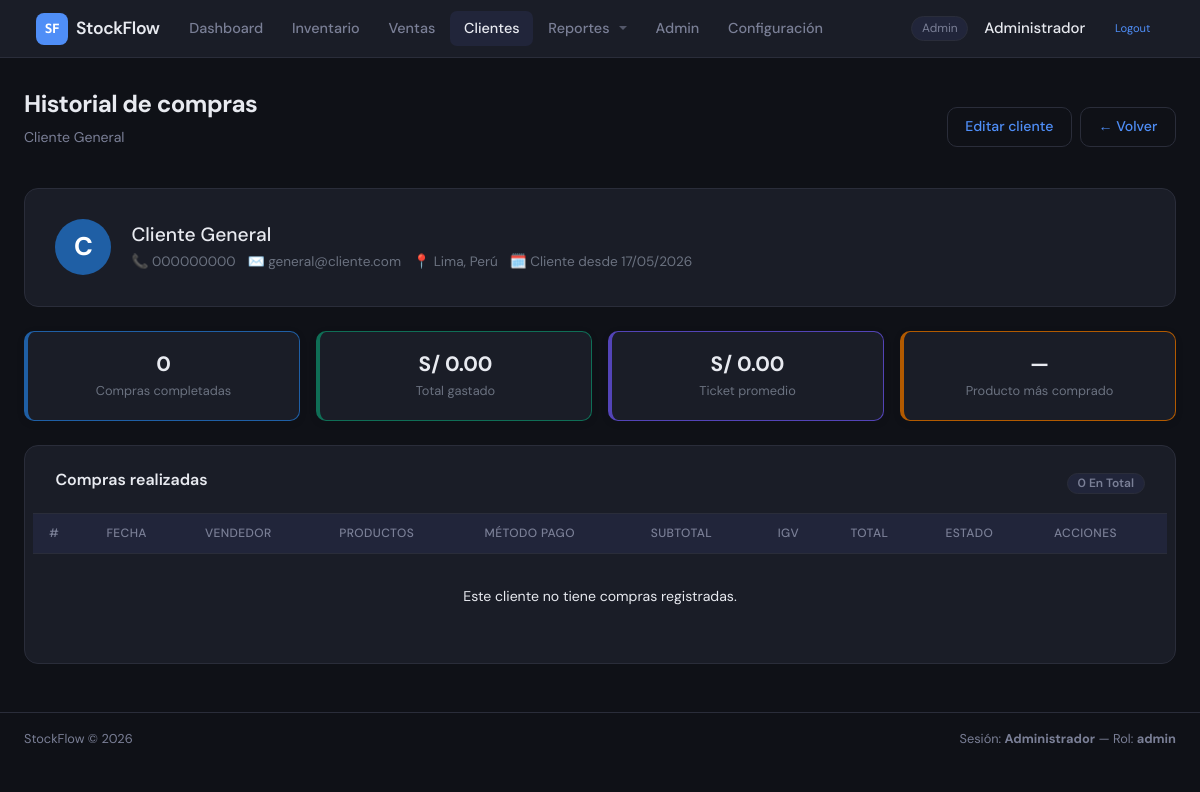
Page /modules/clientes/historial.php?id=1 (signed in) on the committed database.
### tables this page shows
CREATE TABLE clientes (
    id INT AUTO_INCREMENT PRIMARY KEY,
    nombre VARCHAR(100) NOT NULL,
    telefono VARCHAR(20),
    email VARCHAR(100),
    direccion VARCHAR(200),
    created_at DATETIME DEFAULT CURRENT_TIMESTAMP
);

### modules/clientes/historial.php (the view, shortened to what this page needs)
<?php
require_once '../../config/database.php';
$id = (int)($_GET['id'] ?? 0);
$cliente = mysqli_fetch_assoc(mysqli_query($conn, "SELECT * FROM clientes WHERE id = $id"));
$config = [];
$rc = mysqli_query($conn, "SELECT clave, valor FROM configuracion");
if ($rc) while ($row = mysqli_fetch_assoc($rc)) $config[$row['clave']] = $row['valor'];
$moneda = $config['moneda_simbolo'] ?? 'S/';
$stats = mysqli_fetch_assoc(mysqli_query($conn, "
    SELECT
        COUNT(*)                    AS total_compras,
        COALESCE(SUM(total),   0)   AS monto_total,
        COALESCE(MAX(total),   0)   AS compra_mayor,
        COALESCE(AVG(total),   0)   AS ticket_promedio,
        MAX(fecha)                  AS ultima_compra,
        MIN(fecha)                  AS primera_compra
    FROM ventas
    WHERE cliente_id = $id AND estado = 'completada'
"));
$por_pagina = 10;
$pagina     = max(1, (int)($_GET['pagina'] ?? 1));
$offset     = ($pagina - 1) * $por_pagina;
$total_ventas = mysqli_fetch_assoc(mysqli_query($conn,
    "SELECT COUNT(*) AS t FROM ventas WHERE cliente_id = $id"
))['t'];
$ventas = mysqli_query($conn, "
    SELECT
        v.id,
        v.fecha,
        v.subtotal,
        v.igv,
        v.total,
        v.estado,
        v.metodo_pago,
        u.nombre AS vendedor,
        COUNT(dv.id) AS cantidad_productos
    FROM ventas v
    JOIN usuarios u      ON v.usuario_id  = u.id
    LEFT JOIN detalle_venta dv ON dv.venta_id = v.id
    WHERE v.cliente_id = $id
    GROUP BY v.id
    ORDER BY v.fecha DESC
    LIMIT $por_pagina OFFSET $offset
");
$top_producto = mysqli_fetch_assoc(mysqli_query($conn, "
    SELECT p.nombre, SUM(dv.cantidad) AS veces
    FROM detalle_venta dv
    JOIN ventas   v ON dv.venta_id    = v.id
    JOIN productos p ON dv.producto_id = p.id
    WHERE v.cliente_id = $id AND v.estado = 'completada'
    GROUP BY p.id
    ORDER BY veces DESC
    LIMIT 1
"));
require_once '../../includes/header.php';
?>
<div class="page-header">
    <div>
        <h1 class="page-title">Historial de compras</h1>
        <p class="page-subtitle"><?= htmlspecialchars($cliente['nombre']) ?></p>
    </div>
    <div style="display:flex; gap:8px">
        <a href="editar.php?id=<?= $id ?>" class="btn btn--ghost">Editar cliente</a>
        <a href="index.php" class="btn btn--ghost">← Volver</a>
    </div>
</div>
<div class="card" style="margin-bottom:24px">
    <div class="card__body">
        <div class="cliente-info">
            <div class="cliente-info__avatar">
                <?= strtoupper(substr($cliente['nombre'], 0, 1)) ?>
            </div>
            <div class="cliente-info__datos">
                <h2><?= htmlspecialchars($cliente['nombre']) ?></h2>
                <div class="cliente-info__detalle">
                    <?php if ($cliente['telefono']): ?>
                        <span>📞 <?= htmlspecialchars($cliente['telefono']) ?></span>
                    <?php endif; ?>
                    <?php if ($cliente['email']): ?>
                        <span>✉️ <?= htmlspecialchars($cliente['email']) ?></span>
                    <?php endif; ?>
                    <?php if ($cliente['direccion']): ?>
                        <span>📍 <?= htmlspecialchars($cliente['direccion']) ?></span>
                    <?php endif; ?>
                    <span>🗓️ Cliente desde <?= date('d/m/Y', strtotime($cliente['created_at'])) ?></span>
                </div>
            </div>
        </div>
    </div>
</div>
<div class="kpi-grid" style="margin-bottom:24px">
    <div class="kpi-card kpi-card--blue">
        <span class="kpi-card__value"><?= $stats['total_compras'] ?></span>
        <span class="kpi-card__label">Compras completadas</span>
    </div>
    <div class="kpi-card kpi-card--green">
        <span class="kpi-card__value"><?= $moneda ?> <?= number_format($stats['monto_total'], 2) ?></span>
        <span class="kpi-card__label">Total gastado</span>
    </div>
    <div class="kpi-card kpi-card--purple">
        <span class="kpi-card__value"><?= $moneda ?> <?= number_format($stats['ticket_promedio'], 2) ?></span>
        <span class="kpi-card__label">Ticket promedio</span>
    </div>
    <div class="kpi-card kpi-card--amber">
        <span class="kpi-card__value">
            <?= $top_producto ? htmlspecialchars($top_producto['nombre']) : '—' ?>
        </span>
        <span class="kpi-card__label">Producto más comprado</span>
    </div>
</div>
<div class="card">
    <div class="card__header">
        <h2 class="card__title">Compras realizadas</h2>
        <span class="badge badge--gray"><?= $total_ventas ?> en total</span>
    </div>
    <div class="card__body p-0">
        <table class="table table--hover">
            <thead>
                <tr>
                    <th>#</th>
                    <th>Fecha</th>
                    <th>Vendedor</th>
                    <th>Productos</th>
                    <th>Método pago</th>
                    <th>Subtotal</th>
                    <th>IGV</th>
                    <th>Total</th>
                    <th>Estado</th>
                    <th>Acciones</th>
                </tr>
            </thead>
            <tbody>
            <?php if (mysqli_num_rows($ventas) === 0): ?>
                <tr><td colspan="10" class="text-center text-muted" style="padding:32px">
                    Este cliente no tiene compras registradas.
                </td></tr>
            <?php endif; ?>
            </tbody>
        </table>
    </div>
</div>
<?php require_once '../../includes/footer.php'; ?>

### assets/css/style.css (style rules this page uses)
:root { --bg: #0f1117; --surface: #1a1d27; --surface2: #21253a; --border: #2a2d3a; --accent: #4f8ef7; --accent-h: #6aa1ff; --danger: #f75b5b; --warn: #f7a84f; --ok: #4fcf8e; --text: #e8eaf0; --muted: #7a7f96; --radius: 10px; --nav-h: 58px; }
*, *::before, *::after { box-sizing: border-box; margin: 0; padding: 0; }
body { font-family: 'DM Sans', sans-serif; background: var(--bg); color: var(--text); font-size: 15px; line-height: 1.5; min-height: 100vh; }
a { color: var(--accent); text-decoration: none; }
.card { background: var(--surface); border: 1px solid var(--border); border-radius: 14px; overflow: hidden; padding: 8px; }
.card__header { display: flex; justify-content: space-between; align-items: center; padding: 1rem 1.4rem; border-bottom: 1px solid var(--border); }
.card__title { font-size: 1rem; font-weight: 600; }
.card__body { padding: 1.4rem; }
.card__body.p-0 { padding: 0; }
.kpi-grid { display: grid; grid-template-columns: repeat(auto-fit, minmax(180px, 1fr)); gap: 1rem; margin-bottom: 1.5rem; }
.kpi-card { background: var(--surface); border: 1px solid var(--border); border-radius: 14px; padding: 1.2rem 1.4rem; display: flex; align-items: center; gap: 1rem; }
.table { width: 100%; border-collapse: collapse; font-size: .88rem; }
.table th { text-align: left; padding: .65rem 1rem; color: var(--muted); font-weight: 500; border-bottom: 1px solid var(--border); white-space: nowrap; background: var(--surface2); font-size: .75rem; text-transform: uppercase; letter-spacing: .4px; }
.table td { padding: .75rem 1rem; border-bottom: 1px solid var(--border); vertical-align: middle; }
.table tbody tr:last-child td { border-bottom: none; }
.text-muted { color: var(--muted); }
.text-center { text-align: center; }
.badge { display: inline-block; padding: .2rem .6rem; border-radius: 20px; font-size: .75rem; font-weight: 600; text-transform: capitalize; white-space: nowrap; }
.badge--gray { background: var(--surface2); color: var(--muted); border: 1px solid var(--border); }
.btn { display: inline-flex; align-items: center; gap: .4rem; padding: .55rem 1.1rem; border-radius: var(--radius); font-family: inherit; font-size: .88rem; font-weight: 500; cursor: pointer; border: none; transition: background .15s, opacity .15s, transform .1s; white-space: nowrap; text-decoration: none; line-height: 1.4; }
.btn--ghost { background: transparent; color: var(--muted); border: 1px solid var(--border); }
::placeholder { color: var(--muted); opacity: .6; }
.page-header { display: flex; justify-content: space-between; align-items: center; margin-bottom: 1.5rem; gap: 1rem; }
.page-title { font-size: 1.5rem; font-weight: 700; letter-spacing: -.5px; }
.page-subtitle { font-size: .88rem; color: var(--muted); margin-top: .2rem; }
body { background-color: var(--bg) !important; color: var(--text) !important; }
a:not(.navbar-brand):not(.nav-link):not(.dropdown-item):not(.dropdown-toggle) { color: var(--accent); }
.card { background: var(--surface) !important; border: 1px solid var(--border) !important; color: var(--text) !important; }
.table, .sf-table { color: var(--text) !important; border-color: var(--border) !important; }
.table > :not(caption) > * > * { background-color: transparent !important; color: var(--text) !important; border-bottom-color: var(--border) !important; }
.table > thead > tr > th, .sf-table th { color: var(--muted) !important; background: var(--surface2) !important; border-bottom: 1px solid var(--border) !important; }

### rows in the picture
clientes: nombre "Cliente General", nombre "C", telefono "000000000", email "general@cliente.com", direccion "Lima, Perú", created_at "17/05/2026"

### other values in the picture
$_SESSION['usuario_rol'] "Admin"
$_SESSION['usuario_nombre'] "Administrador"
$stats['total_compras'] "0"
$moneda "S/"
$stats['monto_total'] "0.00"
$stats['ticket_promedio'] "0.00"
$total_ventas "0"
$_SESSION['usuario_rol'] "admin"
